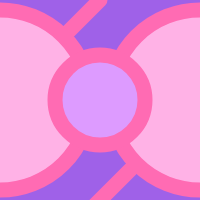
Frame 1 (no input)
Frame 2 (the mouse pressed at the canvas centre, redrawn once): identical to frame 1, image omitted

The p5.js sketch that drew this single still picture (run headless with seeded random() and noise() and a simulated clock; the mouse was pressed at the canvas centre and the sketch redrawn once):

// p5.js sketch
// ── sketch.js
function setup () {
    createCanvas(200, 200);
    noLoop();
}

function popArt() {
    translate(0, 0); 
    fill('#9F61E8');
    noStroke();
    rect(0, 0, 200, 200);
    fill('#876BFF');
    noStroke();
    
    
    stroke('#FF6BB3');
    strokeWeight(15);
    
    line(100, 0, 0, 100);
    line(300, 0, 0, 300);
    
    fill('#FFB2E6');
    circle(200, 100, 180);
    circle(0, 100, 180);
    fill ('#DD9BFF');
    circle(100, 100, 90);
    
}

function draw() {
    popArt();
    noLoop();
}
